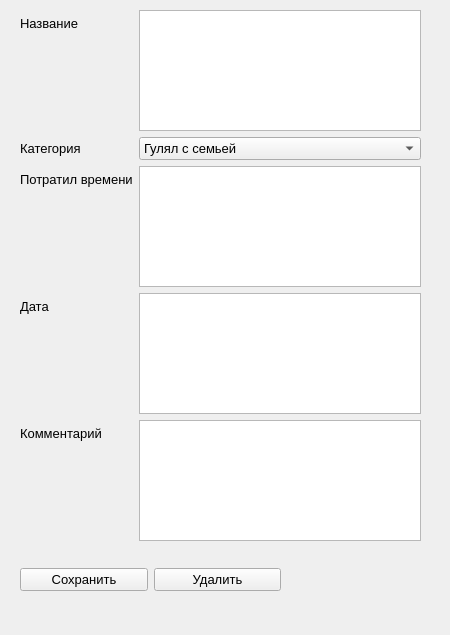
<?xml version="1.0" encoding="UTF-8"?>
<ui version="4.0">
 <class>Form</class>
 <widget class="QWidget" name="Form">
  <property name="geometry">
   <rect>
    <x>0</x>
    <y>0</y>
    <width>450</width>
    <height>635</height>
   </rect>
  </property>
  <property name="windowTitle">
   <string>Редактировать событие</string>
  </property>
  <widget class="QWidget" name="formLayoutWidget">
   <property name="geometry">
    <rect>
     <x>20</x>
     <y>10</y>
     <width>401</width>
     <height>531</height>
    </rect>
   </property>
   <layout class="QFormLayout" name="formLayout">
    <item row="0" column="0">
     <widget class="QLabel" name="lbl_name">
      <property name="font">
       <font>
        <family>Arial</family>
        <pointsize>10</pointsize>
       </font>
      </property>
      <property name="text">
       <string>Название</string>
      </property>
     </widget>
    </item>
    <item row="0" column="1">
     <widget class="QPlainTextEdit" name="tE_name"/>
    </item>
    <item row="1" column="0">
     <widget class="QLabel" name="lbl_category">
      <property name="font">
       <font>
        <family>Arial</family>
        <pointsize>10</pointsize>
       </font>
      </property>
      <property name="text">
       <string>Категория</string>
      </property>
     </widget>
    </item>
    <item row="1" column="1">
     <widget class="QComboBox" name="cB_category">
      <property name="font">
       <font>
        <family>Arial</family>
        <pointsize>10</pointsize>
       </font>
      </property>
      <item>
       <property name="text">
        <string>Гулял с семьей</string>
       </property>
      </item>
      <item>
       <property name="text">
        <string>Ходил в магазин</string>
       </property>
      </item>
     </widget>
    </item>
    <item row="2" column="0">
     <widget class="QLabel" name="lbl_time">
      <property name="font">
       <font>
        <family>Arial</family>
        <pointsize>10</pointsize>
       </font>
      </property>
      <property name="text">
       <string>Потратил времени</string>
      </property>
     </widget>
    </item>
    <item row="3" column="0">
     <widget class="QLabel" name="lbl_date">
      <property name="font">
       <font>
        <family>Arial</family>
        <pointsize>10</pointsize>
       </font>
      </property>
      <property name="text">
       <string>Дата</string>
      </property>
     </widget>
    </item>
    <item row="4" column="0">
     <widget class="QLabel" name="lbl_comment">
      <property name="font">
       <font>
        <family>Arial</family>
        <pointsize>10</pointsize>
       </font>
      </property>
      <property name="text">
       <string>Комментарий</string>
      </property>
     </widget>
    </item>
    <item row="2" column="1">
     <widget class="QPlainTextEdit" name="tE_time"/>
    </item>
    <item row="3" column="1">
     <widget class="QPlainTextEdit" name="tE_date"/>
    </item>
    <item row="4" column="1">
     <widget class="QPlainTextEdit" name="tE_comment"/>
    </item>
   </layout>
  </widget>
  <widget class="QWidget" name="horizontalLayoutWidget">
   <property name="geometry">
    <rect>
     <x>20</x>
     <y>540</y>
     <width>261</width>
     <height>80</height>
    </rect>
   </property>
   <layout class="QHBoxLayout" name="horizontalLayout">
    <item>
     <widget class="QPushButton" name="btn_save">
      <property name="font">
       <font>
        <family>Arial</family>
        <pointsize>10</pointsize>
       </font>
      </property>
      <property name="text">
       <string>Сохранить</string>
      </property>
     </widget>
    </item>
    <item>
     <widget class="QPushButton" name="btn_del">
      <property name="font">
       <font>
        <family>Arial</family>
        <pointsize>10</pointsize>
       </font>
      </property>
      <property name="text">
       <string>Удалить</string>
      </property>
     </widget>
    </item>
   </layout>
  </widget>
 </widget>
 <resources/>
 <connections/>
</ui>
